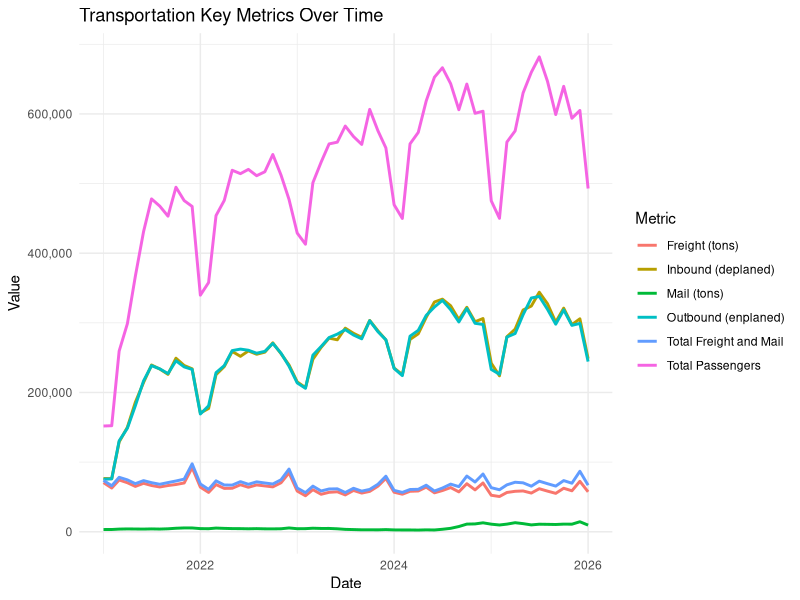
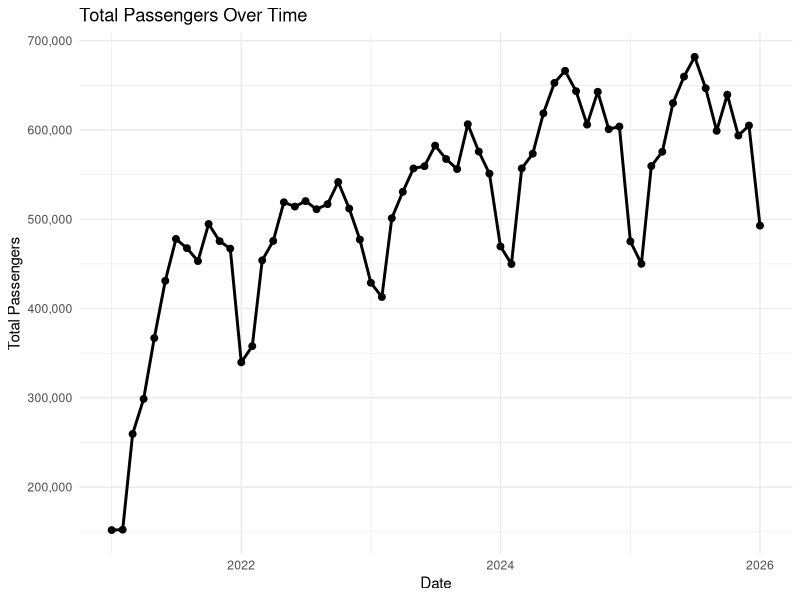
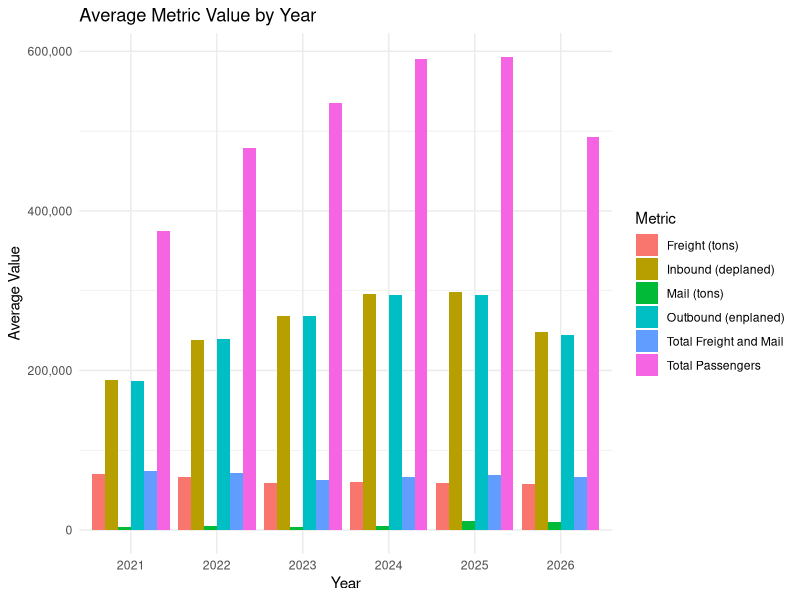
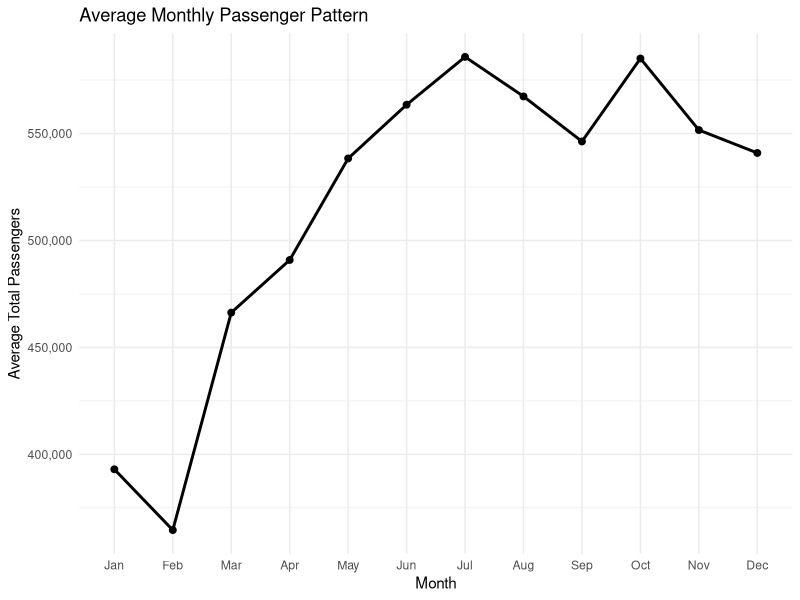

Reproduce these figures in R, in order.
## ---- chunk 1
library(tidyverse)
library(scales)

data <- read.csv("pnfs_key_metrics_long.csv")

data <- data |>
  mutate(
    date = as.Date(date),
    year = as.factor(year),
    metric = as.factor(metric)
  )

head(data)
## ---- chunk 2
# Data summary
summary(data)
## ---- chunk 3
# Number of available metrics
data |>
  distinct(metric)
## ---- chunk 4
# Chart 1: Overall trends by metric
ggplot(data, aes(x = date, y = value, color = metric)) +
  geom_line(linewidth = 1) +
  labs(
    title = "Transportation Key Metrics Over Time",
    x = "Date",
    y = "Value",
    color = "Metric"
  ) +
  scale_y_continuous(labels = comma) +
  theme_minimal()
## ---- chunk 5
# Chart 2: Total passengers trend
data |>
  filter(metric == "Total Passengers") |>
  ggplot(aes(x = date, y = value)) +
  geom_line(linewidth = 1) +
  geom_point(size = 2) +
  labs(
    title = "Total Passengers Over Time",
    x = "Date",
    y = "Total Passengers"
  ) +
  scale_y_continuous(labels = comma) +
  theme_minimal()
## ---- chunk 6
# Chart 3: Average value by year and metric
data |>
  group_by(year, metric) |>
  summarise(avg_value = mean(value, na.rm = TRUE), .groups = "drop") |>
  ggplot(aes(x = year, y = avg_value, fill = metric)) +
  geom_col(position = "dodge") +
  labs(
    title = "Average Metric Value by Year",
    x = "Year",
    y = "Average Value",
    fill = "Metric"
  ) +
  scale_y_continuous(labels = comma) +
  theme_minimal()
## ---- chunk 7
# Chart 4: Monthly pattern for total passengers
data |>
  filter(metric == "Total Passengers") |>
  group_by(month_num, month) |>
  summarise(avg_passengers = mean(value, na.rm = TRUE), .groups = "drop") |>
  arrange(month_num) |>
  ggplot(aes(x = reorder(month, month_num), y = avg_passengers, group = 1)) +
  geom_line(linewidth = 1) +
  geom_point(size = 2) +
  labs(
    title = "Average Monthly Passenger Pattern",
    x = "Month",
    y = "Average Total Passengers"
  ) +
  scale_y_continuous(labels = comma) +
  theme_minimal()
